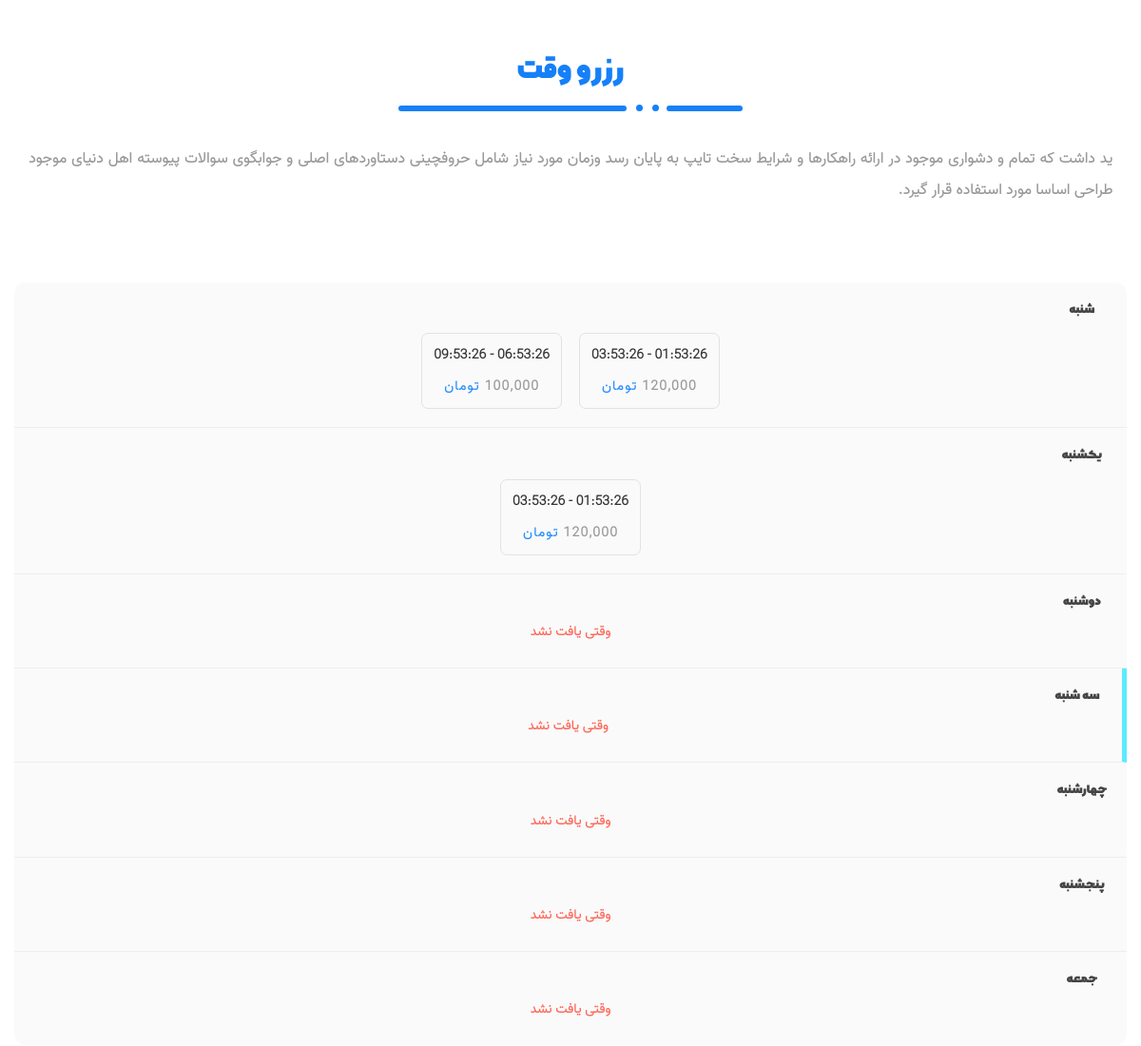
Before: / (middle part) with the older database file.
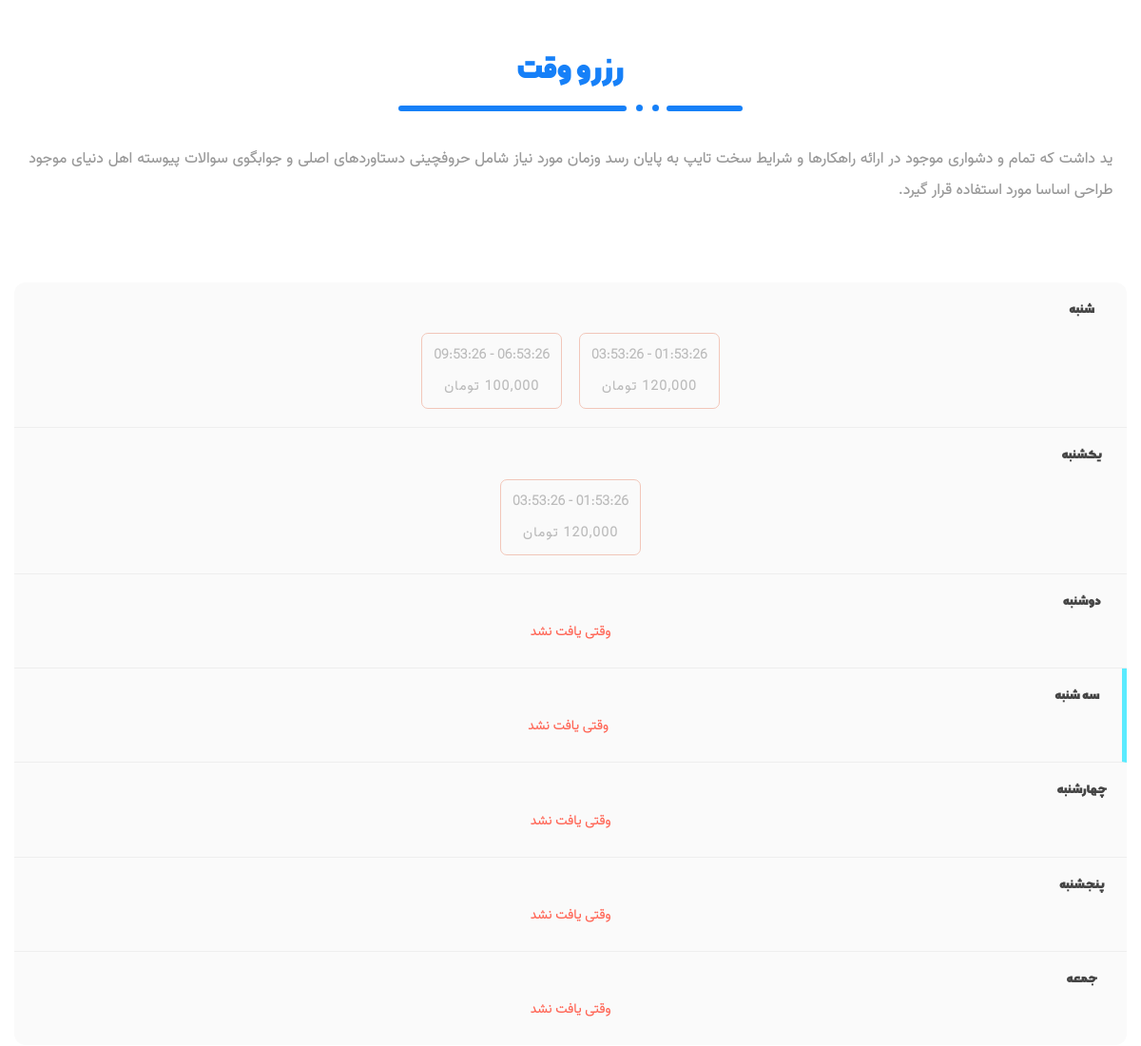
After: the same page with the newer database file.
### tables this page shows
CREATE TABLE time(
            id INTEGER NOT NULL PRIMARY KEY AUTOINCREMENT,
            time_start time NOT NULL,
            time_end time NOT NULL,
            price DECIMAL NOT NULL
        );

CREATE TABLE `order`(
                id INTEGER NOT NULL PRIMARY KEY AUTOINCREMENT,
                name VARCHAR(255) NOT NULL ,
                phone VARCHAR (20) NOT NULL ,
                date_submit DATETIME NOT NULL ,
                price_pay DECIMAL NOT NULL ,
                day_id INTEGER NOT NULL,
                time_id INTEGER NOT NULL,
                FOREIGN KEY (day_id) REFERENCES day(id),
                FOREIGN KEY (time_id) REFERENCES time(id)
            );

### app.py (the view)
@app.route('/')
def index():
    context = {
        'static_url':config.STATIC_URL,
        'days':models.Day.all()
    }
    return render_template('index.html',**context)

### config.py (called while the page is built)
def CONVERT_DAY_TO_DAY_PERSIAN(day):
    return WEEKDAYS_ORDER_BY_PERSIAN.get(day)

### models.py (called while the page is built)
def create_connection():
    conn = sqlite3.connect(_db_path)
    return conn

def close_connection(conn):
    try:
        conn.close()
    except:
        pass

    def _convert_data_tuple_to_dict(self,data):
        print(data)
        available = True if data[5] == None else False
        return {
            'day':data[0],
            'id':data[1],
            'time_start':data[2],
            'time_end':data[3],
            'price':data[4],
            'available':available,
        }

    @classmethod
    def all(cls):
        results = []
        sql = f"""
                SELECT * FROM day
        """
        conn = create_connection()
        cursor = conn.cursor()
        days_data = cursor.execute(sql).fetchall()
        for day in days_data:
            results.append(Day(day))
        close_connection(conn)
        return results

    def _convert_data_tuple_to_dict(self,data):
        return {
            'id':data[0],
            'day':data[1]
        }

    def get_day_name(self):
        return config.WEEKDAYS.get(self.day)

    def is_today(self):
        today_num = datetime.datetime.now().isoweekday()
        today_num = config.CONVERT_DAY_TO_DAY_PERSIAN(today_num)
        if today_num  == self.day:
            return True
        return False

### templates/index.html (shortened to what this page needs)
<!doctype html>
<html lang="fa">
<head>
    <link rel="stylesheet" href="{{ static_url }}/assets/fonts/flat-icon/flaticon.css">
    <link rel="stylesheet" href="{{ static_url }}/assets/css/style.css">
    <link rel="stylesheet" href="https://maxcdn.bootstrapcdn.com/bootstrap/3.4.1/css/bootstrap.min.css">
</head>
<body>
<div id="content-wrapper">
    <section class="steps">
        <div class="container">
            <div class="page-section text-center">
                <h2 class="page-section__title">رزرو وقت</h2>
                <div class="page-section__title-style">
                    <span class="first-line"></span>
                    <span class="second-line"></span>
                </div>
                <p class="page-section__subtitle">
                    ید داشت که تمام و دشواری موجود در ارائه راهکارها و شرایط سخت تایپ به پایان رسد وزمان مورد نیاز شامل
                    حروفچینی دستاوردهای اصلی و جوابگوی سوالات پیوسته اهل دنیای موجود طراحی اساسا مورد استفاده قرار گیرد.
                </p>
                <div class="row">
                    <table dir="rtl">
                        {% for day in days %}
                            <tr {% if day.is_today() == True %}class="today"{% endif %}>
                                <td>
                                    {{ day.get_day_name() }}
                                </td>
                                {% with times = day.get_times() %}
                                    {% for time in times %}
                                        <td class="time {% if time.available == True %}available {% else %}not-available {% endif %}"
                                            {% if time.available == True %}btn-reserve-time time-id="{{ time.id }}"
                                            day-id="{{ day.id }}" {% endif %}>
                                            <p class="time-timing">{{ time.time_start }} - {{ time.time_end }}</p>
                                            <p class="time-price">
                                                <span class="symbol-currency">تومان</span>
                                            </p>
                                        </td>
                                    {% endfor %}
                                    {% if times == [] %}
                                        <td class="time-not-found">
                                            وقتی یافت نشد
                                        </td>
                                    {% endif %}
                                {% endwith %}
                            </tr>
                        {% endfor %}
                    </table>
                </div>
            </div>
        </div>
    </section>
</div>
</body>
</html>

### static/assets/css/style.css (style rules this page uses)
html, body { width: 100%; height: 100%; margin: 0px; padding: 0px; overflow-x: hidden; font-family: 'Vazir'; line-height: 1.8; }
h1, h2 { font-family: 'Kalameh' !important; }
p { font-family: "Vazir"; font-weight: bold; line-height: 33px; direction: rtl; color: #999; text-align: justify; }
.symbol-currency { color: #288eff; }
table { background: #fafafa !important; width: 100%; border-radius: 12px; padding: 5px; font-family: Vazir; }
td { padding: 5px !important; }
tr { border-bottom: 1px solid #eee; display: block; margin: auto; padding: 12px; }
tr:last-of-type { border-bottom: none; }
tr td:first-of-type { font-weight: bold; font-size: 17px; font-family: Kalameh; width: 70px; color: #444; }
.time { margin: 7px; display: inline-block; border-radius: 7px; border: 1px solid rgba(221, 221, 221, 0.8); padding: 6px 12px !important; cursor: not-allowed; transition: all .2s; }
.time-timing { font-weight: bold; color: #333; }
.time-price { color: #999; letter-spacing: 1.2px; }
.not-available { color: #bbb; border-color: rgba(238, 177, 158, 0.7); }
.not-available * { color: inherit!important; }
.time p { margin: 0; text-align: center; transition: inherit; }
.today { border-right: 5px solid #5aebff; }
.time-not-found { margin: auto; display: inline-block; margin-bottom: 10px; width: 120px; border-radius: 5px; color: #ff6454; font-weight: bold; }
.page-section { padding-top: 100px; padding-bottom: 120px; }
.page-section__title { font-size: 40px; color: #1680F8; margin-bottom: 5px; }
.page-section__subtitle { font-size: 16px; margin-bottom: 80px; }
.page-section__title-style { margin-bottom: 30px; }
.page-section__title-style .first-line { display: inline-block; border-top: 3px solid #1680F8; border-bottom: 3px solid #1680F8; padding: 0px 120px; border-radius: 5px; position: relative; }
.page-section__title-style .first-line:after { content: ""; width: 7px; height: 7px; display: inline-block; border-radius: 50%; position: absolute; right: -17px; top: -4px; background-color: #1680F8; }
.page-section__title-style .second-line { display: inline-block; border-top: 3px solid #1680F8; border-bottom: 3px solid #1680F8; padding: 0px 40px; border-radius: 5px; position: relative; margin-left: 38px; }
.page-section__title-style .second-line:before { content: ""; width: 7px; height: 7px; display: inline-block; border-radius: 50%; position: absolute; left: -15px; top: -4px; background-color: #1680F8; }

Changed rows visible on the page:
no longer on this page (row unchanged): time: time_start "01:53:26", time_end "03:53:26"
no longer on this page (row unchanged): time: time_start "06:53:26", time_end "09:53:26", shown under "شنبه"
added order: time_start "01:53:26", time_end "03:53:26", shown under "شنبه"
added order: time_start "06:53:26", time_end "09:53:26", shown under "شنبه"
added order: time_end "03:53:26", shown under "یکشنبه"
